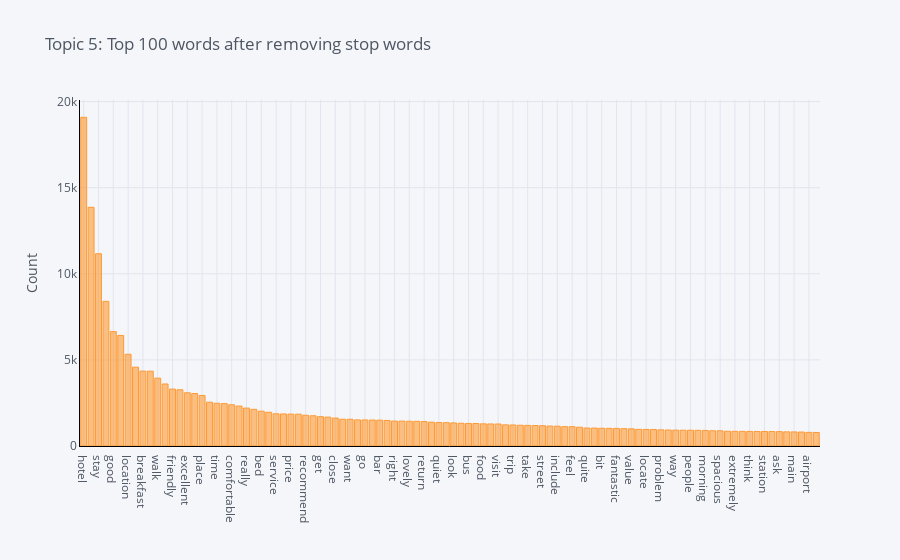

Notebook source saved alongside this figure:
### Markdown cell above
**Frequency Distribution of Topic 5**

### Code cell
plot_model(lda2, plot = 'frequency', topic_num = 'Topic 5')

### Figure 1 — Plotly figure (JSON) as saved in the notebook; plotly's stock layout.template omitted (floating-point values rounded to 4 significant figures)
{"data": [{"name": "count", "text": "", "y": [19089, 13860, 11165, 8401, 6643, 6420, 5327, 4579, 4350, 4346, 3940, 3601, 3305, 3266, 3091, 3048, 2936, 2544, 2481, 2462, 2393, 2319, 2203, 2130, 2021, 1958, 1870, 1861, 1852, 1847, 1785, 1756, 1703, 1678, 1622, 1554, 1553, 1516, 1513, 1508, 1502, 1485, 1448, 1447, 1437, 1433, 1419, 1382, 1362, 1355, 1341, 1320, 1309, 1307, 1288, 1280, 1277, 1228, 1221, 1206, 1197, 1190, 1179, 1159, 1149, 1122, 1121, 1091, 1045, 1043, 1031, 1025, 1022, 1007, 996, 966, 962, 959, 938, 929, 922, 916, 916, 911, 903, 884, 883, 857, 852, 850, 847, 844, 843, 838, 834, 822, 817, 810, 792, 786], "marker": {"color": "rgba(255, 153, 51, 0.6)", "line": {"color": "rgba(255, 153, 51, 1.0)", "width": 1}}, "x": ["hotel", "room", "stay", "great", "good", "staff", "location", "clean", "breakfast", "night", "walk", "nice", "friendly", "helpful", "excellent", "restaurant", "place", "day", "time", "small", "comfortable", "area", "really", "minute", "bed", "bathroom", "service", "view", "price", "little", "recommend", "book", "get", "city", "close", "large", "want", "free", "go", "wonderful", "bar", "away", "right", "definitely", "lovely", "love", "return", "use", "quiet", "perfect", "look", "check", "bus", "floor", "food", "need", "visit", "easy", "trip", "eat", "take", "lot", "street", "modern", "include", "make", "feel", "enjoy", "quite", "say", "bit", "come", "fantastic", "review", "value", "shop", "locate", "arrive", "problem", "stop", "way", "experience", "people", "big", "morning", "block", "spacious", "desk", "extremely", "give", "think", "thing", "station", "spend", "ask", "short", "main", "choice", "airport", "pool"], "type": "bar", "orientation": "v"}], "layout": {"title": {"text": "Topic 5: Top 100 words after removing stop words", "font": {"color": "#4D5663"}}, "paper_bgcolor": "#F5F6F9", "plot_bgcolor": "#F5F6F9", "yaxis": {"tickfont": {"color": "#4D5663"}, "title": {"text": "Count", "font": {"color": "#4D5663"}}, "showgrid": true, "zerolinecolor": "#E1E5ED", "gridcolor": "#E1E5ED", "linecolor": "black"}, "xaxis": {"tickfont": {"color": "#4D5663"}, "title": {"text": "", "font": {"color": "#4D5663"}}, "showgrid": true, "zerolinecolor": "#E1E5ED", "gridcolor": "#E1E5ED", "linecolor": "black"}, "legend": {"bgcolor": "#F5F6F9", "font": {"color": "#4D5663"}}}}
